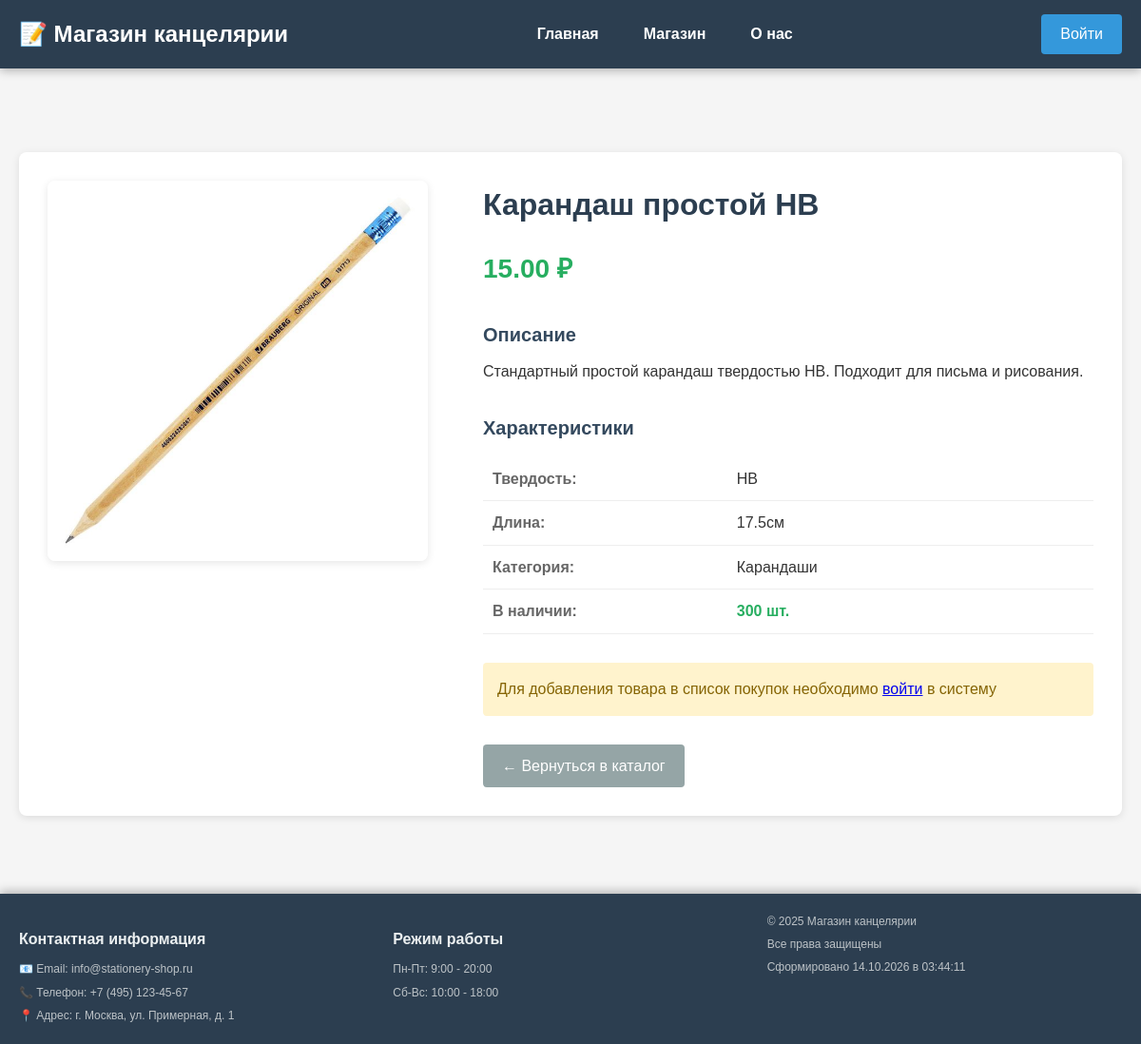
The app's page /product.php?id=3 with its own data.
### tables this page shows
CREATE TABLE IF NOT EXISTS products (
    id INT AUTO_INCREMENT PRIMARY KEY,
    name VARCHAR(200) NOT NULL,
    description TEXT,
    price DECIMAL(10, 2) NOT NULL,
    image VARCHAR(255),
    category VARCHAR(100),
    characteristics TEXT,
    quantity INT DEFAULT 0,
    created_at TIMESTAMP DEFAULT CURRENT_TIMESTAMP
);

### src/product.php (the view, shortened to what this page needs)
<?php
include 'header.php';
$product_id = intval($_GET['id']);
$stmt = $mysql->prepare("SELECT * FROM products WHERE id = ?");
$stmt->bind_param("i", $product_id);
$stmt->execute();
$result = $stmt->get_result();
$product = $result->fetch_assoc();
$characteristics = [];
if (!empty($product['characteristics'])) {
    $chars = explode(', ', $product['characteristics']);
    foreach ($chars as $char) {
        $parts = explode(': ', $char);
        if (count($parts) == 2) {
            $characteristics[$parts[0]] = $parts[1];
        }
    }
}
?>
<div class="main-content">
    <div class="product-detail-container">
        <div class="product-detail-image">
            <img src="images/<?php echo htmlspecialchars($product['image']); ?>"
                 alt="<?php echo htmlspecialchars($product['name']); ?>"
                 onerror="this.src='images/no-image.jpg'">
        </div>
        <div class="product-detail-info">
            <h1><?php echo htmlspecialchars($product['name']); ?></h1>
            <div class="product-price-large">
                <strong><?php echo number_format($product['price'], 2, '.', ' '); ?> ₽</strong>
            </div>
            <div class="product-description-full">
                <h3>Описание</h3>
                <p><?php echo nl2br(htmlspecialchars($product['description'])); ?></p>
            </div>
            <div class="product-characteristics">
                <h3>Характеристики</h3>
                <table class="characteristics-table">
                    <?php if (!empty($characteristics)): ?>
                        <?php foreach ($characteristics as $key => $value): ?>
                            <tr>
                                <td><strong><?php echo htmlspecialchars($key); ?>:</strong></td>
                                <td><?php echo htmlspecialchars($value); ?></td>
                            </tr>
                        <?php endforeach; ?>
                    <?php else: ?>
                        <tr>
                            <td colspan="2">Характеристики не указаны</td>
                        </tr>
                    <?php endif; ?>
                    <tr>
                        <td><strong>Категория:</strong></td>
                        <td><?php echo htmlspecialchars($product['category']); ?></td>
                    </tr>
                    <tr>
                        <td><strong>В наличии:</strong></td>
                        <td>
                            <?php if ($product['quantity'] > 0): ?>
                                <span class="in-stock"><?php echo $product['quantity']; ?> шт.</span>
                            <?php else: ?>
                                <span class="out-of-stock">Нет в наличии</span>
                            <?php endif; ?>
                        </td>
                    </tr>
                </table>
            </div>
            <?php if (isset($_SESSION['user_id']) && $product['quantity'] > 0): ?>
                <div class="add-to-cart-section">
                    <button onclick="addToCart(<?php echo $product['id']; ?>)" class="add-to-cart-btn">
                        Добавить в список покупок
                    </button>
                </div>
            <?php elseif (!isset($_SESSION['user_id'])): ?>
                <div class="login-required">
                    <p>Для добавления товара в список покупок необходимо <a href="login.php">войти</a> в систему</p>
                </div>
            <?php endif; ?>
            <div class="back-to-shop">
                <a href="shop.php" class="back-btn">← Вернуться в каталог</a>
            </div>
        </div>
    </div>
</div>
<?php include 'footer.php'; ?>

### src/style.css (style rules this page uses)
* { box-sizing: border-box; margin: 0; padding: 0; }
body { font-family: Arial, sans-serif; background: #f5f5f5; color: #333; line-height: 1.6; padding-top: 120px; padding-bottom: 200px; }
.main-content { max-width: 1200px; margin: 0 auto; padding: 20px; }
h3 { color: #34495e; margin: 20px 0 10px; font-size: 20px; }
.product-detail-container { display: grid; grid-template-columns: 1fr 1.5fr; gap: 30px; background: #fff; padding: 30px; border-radius: 8px; box-shadow: 0 2px 8px rgba(0, 0, 0, 0.1); margin: 20px 0; }
.product-detail-image { width: 100%; }
.product-detail-image img { width: 100%; max-width: 400px; height: auto; border-radius: 8px; box-shadow: 0 2px 8px rgba(0, 0, 0, 0.1); }
.product-detail-info h1 { color: #2c3e50; margin: 0 0 20px 0; font-size: 32px; }
.product-price-large { font-size: 28px; color: #27ae60; font-weight: bold; margin: 20px 0; }
.product-description-full { margin: 30px 0; }
.product-characteristics { margin: 30px 0; }
.characteristics-table { width: 100%; border-collapse: collapse; margin-top: 15px; }
.characteristics-table td { padding: 10px; border-bottom: 1px solid #eee; }
.characteristics-table td:first-child { width: 40%; color: #666; }
.in-stock { color: #27ae60; font-weight: bold; }
.login-required { margin: 20px 0; padding: 15px; background: #fff3cd; border-radius: 4px; color: #856404; }
.back-to-shop { margin-top: 30px; }
.back-btn { display: inline-block; background: #95a5a6; color: white; padding: 10px 20px; text-decoration: none; border-radius: 4px; transition: background 0.3s ease; }

### records on screen
products: image (picture), name "Карандаш простой HB", price "15.00", description "Стандартный простой карандаш твердостью HB. Подходит для письма и рисования.", category "Карандаши", quantity "300"

### other values on screen
$key "Твердость"
$value "HB"
$key "Длина"
$value "17.5см"
